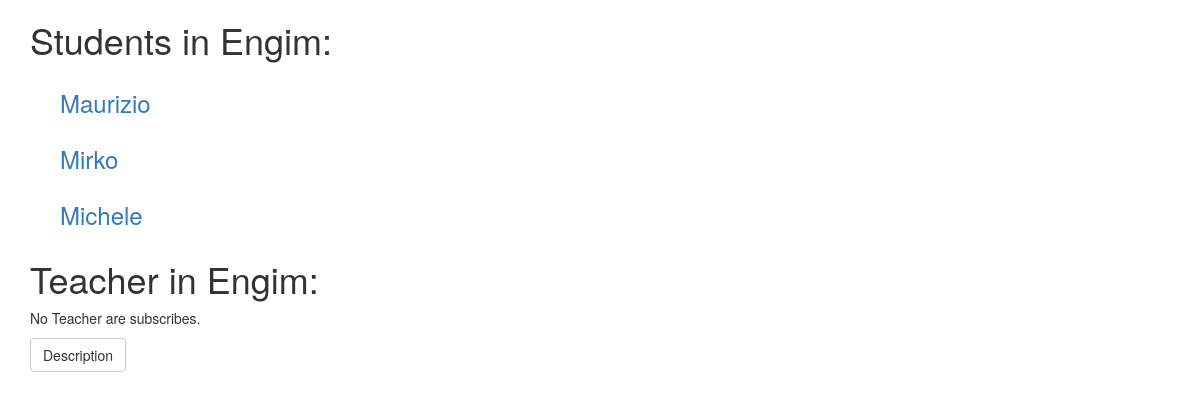
Before: /school/ with the older database file.
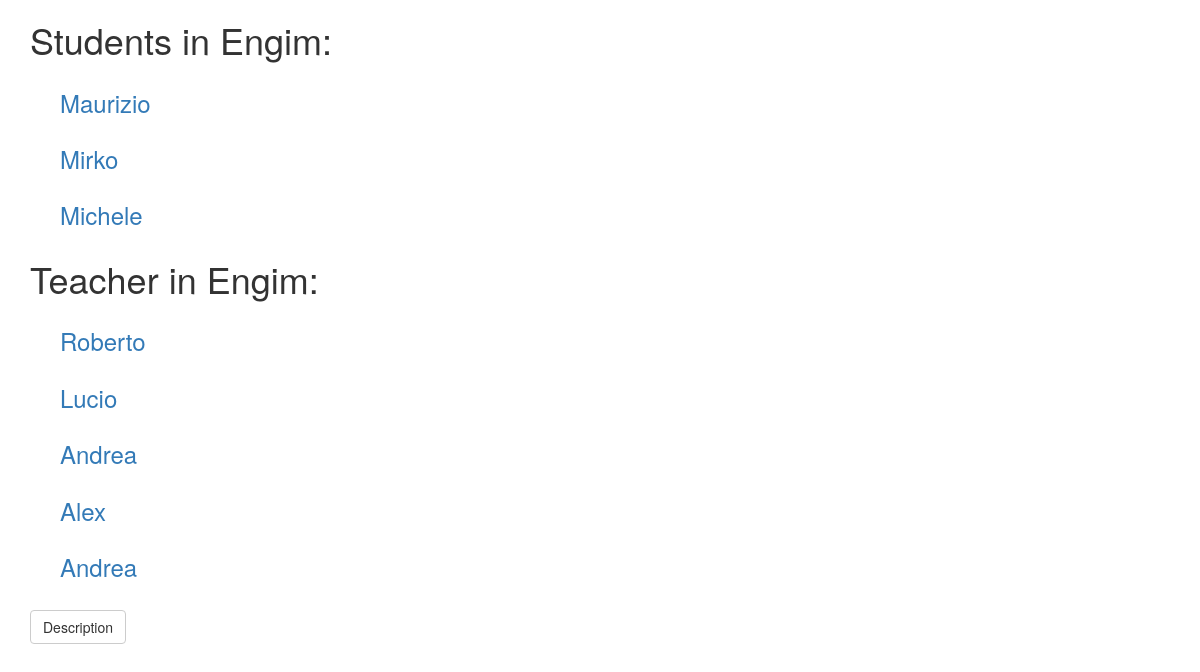
After: the same page with the newer database file.
### bookmarks/models.py (models this page shows, shortened)
class Student(models.Model):
    name_student = models.CharField(max_length=50)
    surname_student = models.CharField(max_length=50)
    school_student = models.CharField(max_length=50)
    age_student = models.IntegerField()

class Teacher(models.Model):
    name_teacher = models.CharField(max_length=50)
    surname_teacher = models.CharField(max_length=50)
    school_teacher = models.CharField(max_length=50)
    age_teacher = models.IntegerField()

### bookmarks/views.py (the view)
def index(request):
    list_students = Student.objects.order_by('id')[:3]
    list_teachers = Teacher.objects.order_by('age_teacher')[::-1]
    context = {
        'list_students': list_students,
        'list_teachers': list_teachers
    }
    return render(request, 'bookmarks/index.html', context)

### bookmarks/templates/bookmarks/index.html (shortened to what this page needs)
<!DOCTYPE html>
<html lang="en">
<head>
    <link rel="stylesheet" href="https://maxcdn.bootstrapcdn.com/bootstrap/3.3.7/css/bootstrap.min.css"
>
</head>
<body>
    <div class="container">
        <h1>Students in Engim:</h1>
        {% if list_students %}
            {% for student in list_students %}
            <h3 style="list-style-type:none; margin: 30px;"><a href="/school/student/{{ student.id }}/info">{{ student.name_student }}</a></h3>
            {% endfor %}
        {% else %}
        <p>No Student are subscribes.</p>
        {% endif %}
        <h1>Teacher in Engim:</h1>
        {% if list_teachers%}
            {% for teacher in list_teachers %}
            <h3 style="list-style-type:none; margin: 30px;"><a href="/school/teacher/{{ teacher.id }}/info">{{ teacher.name_teacher }}</a></h3>
            {% endfor %}
        {% else %}
        <p>No Teacher are subscribes.</p>
        {% endif %}
        <a class="btn btn-default" href="description/1">Description</a>
    </div>
</body>
</html>

Changed rows visible on the page:
added Teacher: name_teacher "Roberto"
added Teacher: name_teacher "Lucio"
added Teacher: name_teacher "Andrea"
added Teacher: name_teacher "Alex"
added Teacher: name_teacher "Andrea"
Other visible differences:
text no longer shown: "No Teacher are subscribes."
